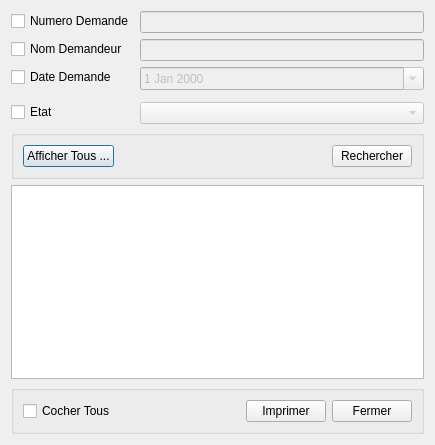
<?xml version="1.0" encoding="UTF-8"?>
<ui version="4.0">
 <class>Dialog</class>
 <widget class="QDialog" name="Dialog">
  <property name="geometry">
   <rect>
    <x>0</x>
    <y>0</y>
    <width>435</width>
    <height>445</height>
   </rect>
  </property>
  <property name="windowTitle">
   <string>Affichage Collectif</string>
  </property>
  <layout class="QVBoxLayout" name="verticalLayout">
   <item>
    <layout class="QFormLayout" name="formLayout">
     <property name="fieldGrowthPolicy">
      <enum>QFormLayout::AllNonFixedFieldsGrow</enum>
     </property>
     <item row="0" column="0">
      <widget class="QCheckBox" name="checkBoxNumeroDemande">
       <property name="text">
        <string>Numero Demande</string>
       </property>
      </widget>
     </item>
     <item row="0" column="1">
      <widget class="QLineEdit" name="lineEditNumeroDemande">
       <property name="enabled">
        <bool>false</bool>
       </property>
      </widget>
     </item>
     <item row="1" column="0">
      <widget class="QCheckBox" name="checkBoxNomDemandeur">
       <property name="text">
        <string>Nom Demandeur</string>
       </property>
      </widget>
     </item>
     <item row="1" column="1">
      <widget class="QLineEdit" name="lineEditNomDemandeur">
       <property name="enabled">
        <bool>false</bool>
       </property>
      </widget>
     </item>
     <item row="2" column="0">
      <widget class="QCheckBox" name="checkBoxDateDemande">
       <property name="text">
        <string>Date Demande</string>
       </property>
      </widget>
     </item>
     <item row="2" column="1">
      <widget class="QDateEdit" name="dateEditDateDemande">
       <property name="enabled">
        <bool>false</bool>
       </property>
       <property name="calendarPopup">
        <bool>true</bool>
       </property>
      </widget>
     </item>
     <item row="4" column="0">
      <widget class="QCheckBox" name="checkBoxEtat">
       <property name="text">
        <string>Etat</string>
       </property>
      </widget>
     </item>
     <item row="4" column="1">
      <widget class="QComboBox" name="comboBoxEtat">
       <property name="enabled">
        <bool>false</bool>
       </property>
      </widget>
     </item>
     <item row="3" column="0" colspan="2">
      <widget class="TerritoireWidget" name="territoire">
       <property name="toolTip">
        <string>Combobox des territoires Plof</string>
       </property>
       <property name="whatsThis">
        <string>Combobox des territoires Plof</string>
       </property>
      </widget>
     </item>
    </layout>
   </item>
   <item>
    <widget class="QGroupBox" name="groupBox">
     <property name="title">
      <string/>
     </property>
     <layout class="QHBoxLayout" name="horizontalLayout">
      <item>
       <widget class="QPushButton" name="pushButtonAfficherTous">
        <property name="text">
         <string>Afficher Tous ...</string>
        </property>
       </widget>
      </item>
      <item>
       <spacer name="horizontalSpacer">
        <property name="orientation">
         <enum>Qt::Horizontal</enum>
        </property>
        <property name="sizeHint" stdset="0">
         <size>
          <width>40</width>
          <height>20</height>
         </size>
        </property>
       </spacer>
      </item>
      <item>
       <widget class="QPushButton" name="pushButtonRechercher">
        <property name="text">
         <string>Rechercher</string>
        </property>
       </widget>
      </item>
     </layout>
    </widget>
   </item>
   <item>
    <widget class="QTableWidget" name="tableWidget"/>
   </item>
   <item>
    <widget class="QGroupBox" name="groupBox_2">
     <property name="title">
      <string/>
     </property>
     <layout class="QHBoxLayout" name="horizontalLayout_2">
      <item>
       <widget class="QCheckBox" name="checkBoxCocherTous">
        <property name="text">
         <string>Cocher Tous</string>
        </property>
       </widget>
      </item>
      <item>
       <spacer name="horizontalSpacer_2">
        <property name="orientation">
         <enum>Qt::Horizontal</enum>
        </property>
        <property name="sizeHint" stdset="0">
         <size>
          <width>40</width>
          <height>20</height>
         </size>
        </property>
       </spacer>
      </item>
      <item>
       <widget class="QPushButton" name="pushButtonImprimer">
        <property name="text">
         <string>Imprimer</string>
        </property>
       </widget>
      </item>
      <item>
       <widget class="QPushButton" name="pushButtonFermer">
        <property name="text">
         <string>Fermer</string>
        </property>
       </widget>
      </item>
     </layout>
    </widget>
   </item>
  </layout>
 </widget>
 <customwidgets>
  <customwidget>
   <class>TerritoireWidget</class>
   <extends>QWidget</extends>
   <header>Widgets.ui.territoirewidget</header>
  </customwidget>
 </customwidgets>
 <tabstops>
  <tabstop>checkBoxNumeroDemande</tabstop>
  <tabstop>lineEditNumeroDemande</tabstop>
  <tabstop>checkBoxNomDemandeur</tabstop>
  <tabstop>lineEditNomDemandeur</tabstop>
  <tabstop>checkBoxDateDemande</tabstop>
  <tabstop>dateEditDateDemande</tabstop>
  <tabstop>checkBoxEtat</tabstop>
  <tabstop>comboBoxEtat</tabstop>
  <tabstop>pushButtonAfficherTous</tabstop>
  <tabstop>pushButtonRechercher</tabstop>
  <tabstop>checkBoxCocherTous</tabstop>
  <tabstop>pushButtonImprimer</tabstop>
  <tabstop>pushButtonFermer</tabstop>
  <tabstop>tableWidget</tabstop>
 </tabstops>
 <resources/>
 <connections/>
</ui>
